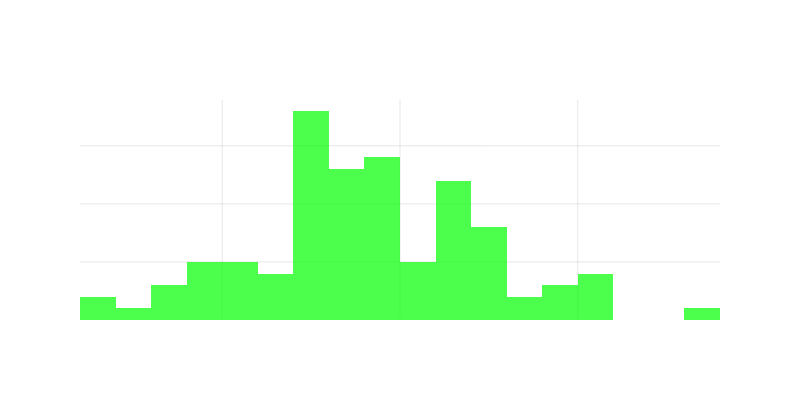

The code cell stored with this chart in its notebook:
### Code cell
# Calculate final returns for each trader
final_returns = (trader_wealth[:,-1] - trader_wealth[:,0]) / trader_wealth[:,0] * 100

# Count traders with >50% return
successful_traders = np.sum(final_returns > 50)

print(f"Number of traders with >50% return: {successful_traders} out of 100")
print(f"Percentage of successful traders: {successful_traders}%")

# Create histogram of final returns
fig = go.Figure()

fig.add_trace(
    go.Histogram(
        x=final_returns,
        nbinsx=20,
        marker_color='#00FF00',
        opacity=0.7
    )
)

fig.update_layout(
    width=800,
    height=400,
    title="Distribution of Final Returns",
    xaxis_title="Return (%)",
    yaxis_title="Number of Traders",
    plot_bgcolor='rgba(0,0,0,0)',
    paper_bgcolor='rgba(0,0,0,0)',
    font=dict(color='white')
)

fig.update_xaxes(
    showgrid=True,
    gridwidth=1,
    gridcolor='rgba(128,128,128,0.2)'
)
fig.update_yaxes(
    showgrid=True,
    gridwidth=1,
    gridcolor='rgba(128,128,128,0.2)'
)

fig.show()

### Figure 1 — Plotly figure (JSON) as saved in the notebook; plotly's stock layout.template omitted (floating-point values rounded to 4 significant figures)
{"data": [{"marker": {"color": "#00FF00"}, "nbinsx": 20, "opacity": 0.7, "type": "histogram", "x": [38.0, 52.0, 46.0, 20.0, 20.0, 36.0, 28.0, 2.0, 42.0, 50.0, 50.0, 46.0, 20.0, 60.0, 2.0, 84.0, 92.0, -2.0, 76.0, 38.0, 32.0, 42.0, 22.0, -6.0, 64.0, 36.0, 72.0, 34.0, 22.0, 60.0, 46.0, 68.0, 98.0, 30.0, 74.0, 48.0, 44.0, 68.0, 80.0, 24.0, 20.0, 24.0, -4.0, -18.0, 132.0, -34.0, 44.0, 12.0, 16.0, 48.0, 36.0, 22.0, 46.0, -8.0, 74.0, 34.0, 72.0, 100.0, 104.0, 24.0, 6.0, 100.0, -36.0, 108.0, 12.0, 2.0, 46.0, 60.0, 26.0, 72.0, 76.0, 30.0, 70.0, 60.0, -12.0, 24.0, 36.0, 44.0, -4.0, 66.0, 68.0, 22.0, 18.0, 94.0, 30.0, 58.0, 22.0, 60.0, 28.0, 60.0, 50.0, 32.0, 2.0, 28.0, 64.0, -30.0, 40.0, 24.0, 48.0, -20.0]}], "layout": {"font": {"color": "white"}, "height": 400, "paper_bgcolor": "rgba(0,0,0,0)", "plot_bgcolor": "rgba(0,0,0,0)", "title": {"text": "Distribution of Final Returns"}, "width": 800, "xaxis": {"gridcolor": "rgba(128,128,128,0.2)", "gridwidth": 1, "showgrid": true, "title": {"text": "Return (%)"}}, "yaxis": {"gridcolor": "rgba(128,128,128,0.2)", "gridwidth": 1, "showgrid": true, "title": {"text": "Number of Traders"}}}}
